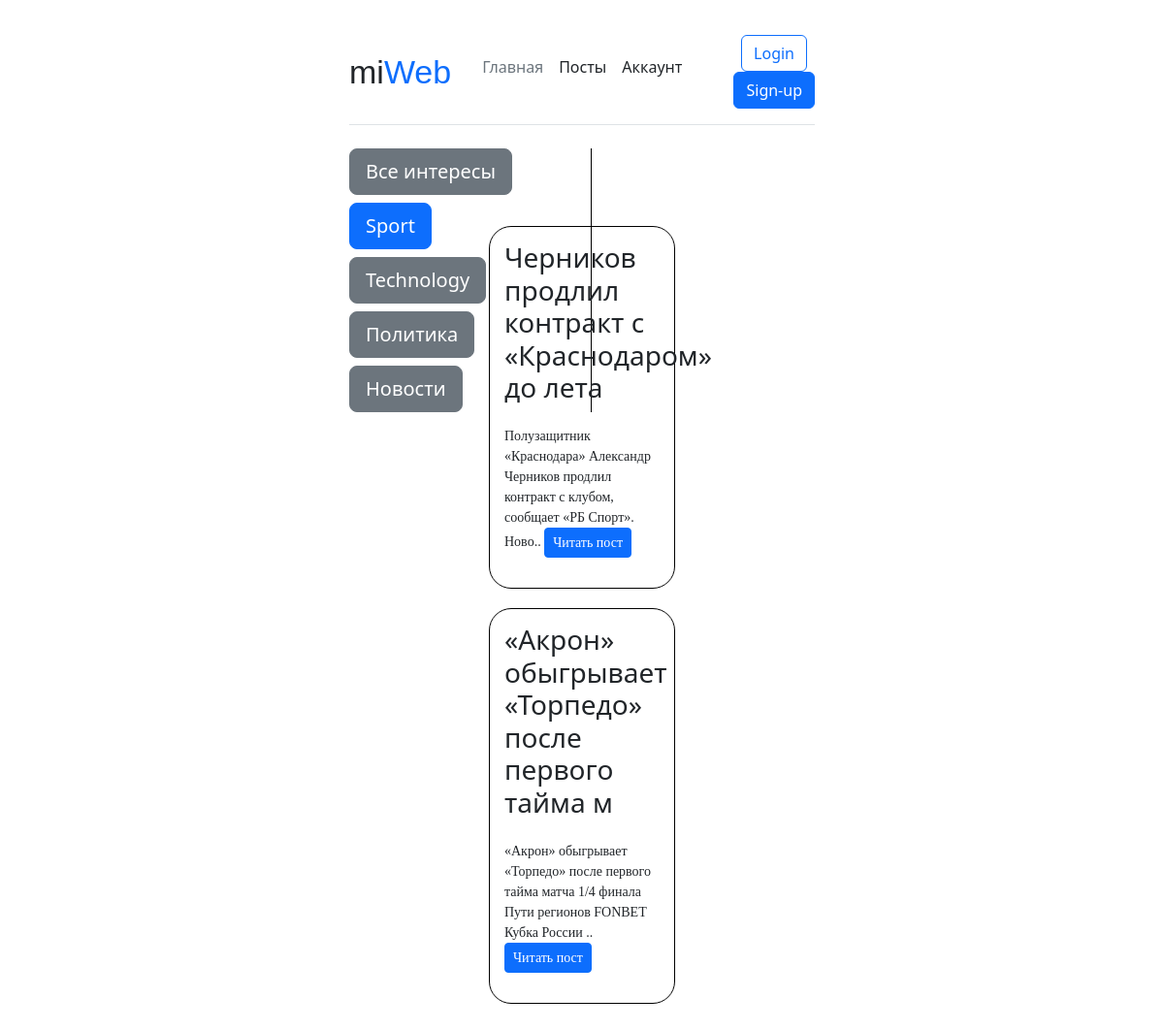
Page /category/1/ on the committed database.
### main/models.py (models this page shows, shortened)
class Category(models.Model):
    name = models.CharField(max_length=50, db_index=True)
    class Meta:
        verbose_name = 'Категория'
        verbose_name_plural = 'Категории'
    def __str__(self):
        return self.name
    def get_absolute_url(self):
        return reverse('category',kwargs={'cat_id': self.pk})

class Posts(models.Model):
    title = models.CharField(max_length=150)
    description = models.TextField(null=True)
    date_posted = models.DateTimeField(auto_now_add=True)
    author = models.CharField(max_length=15)
    cat = models.ForeignKey('Category', on_delete=models.CASCADE)
    class Meta:
        verbose_name = 'Пост'
        verbose_name_plural = 'Посты'
    def get_absolute_url(self):
        return reverse('post',kwargs={'post_id': self.pk})

### main/views.py (the view)
# urls.py: path('category/<int:cat_id>/', views.show_category, name='category'),
def show_category(request, cat_id):
    posts = Posts.objects.filter(cat_id=cat_id)
    cat_name = Category.objects.get(id=cat_id)
    if len(posts) == 0:
        raise Http404()
    return render(request,'main/category_detail.html',{'cat_id': cat_id, 'posts': posts, 'cat_selected':cat_id, 'cat_name':cat_name})

### main/templatetags/main_tags.py (called while the page is built)
@register.inclusion_tag('main/list_categories.html')
def show_categories(cat_selected=0):
    cats = Category.objects.all()
    return {'cats':cats, 'cat_selected':cat_selected}

### main/templates/main/category_detail.html (shortened to what this page needs)
{% extends 'main/base.html' %}
{% load main_tags %}
{% block content %}
    {% for post in posts %}
        <div class="post">
            <h3 class="title">{{ post.title }}</h3><br>
            {% autoescape on %}
                <p class="desc">
                    {{ post.description| slice:":100" }}.. <a class="btn btn-primary btn-sm" role="button" href="{{ post.get_absolute_url }}">Читать пост</a>
                </p>
            {% endautoescape %}
        </div>
    {% endfor %}
{% endblock content %}

### main/templates/main/base.html (shortened to what this page needs)
{% load static %}
{% load main_tags %}
<!DOCTYPE html>
<html lang="en">
<head>
    <link rel="stylesheet" type="text/css" href="{% static 'main/css/styles.css' %}">
      <link href="https://cdn.jsdelivr.net/npm/bootstrap@5.3.0-alpha1/dist/css/bootstrap.min.css" rel="stylesheet">
  </head>
</head>
<body>
    <header class="d-flex flex-wrap align-items-center justify-content-center justify-content-md-between py-3 mb-4 border-bottom">
      <ul class="nav col-12 col-md-auto mb-2 justify-content-center mb-md-0">
          <li><div class="logo">mi<span>Web</span></div></li>
        <li><a href="{% url 'home_page' %}" class="nav-link px-2 link-secondary">Главная</a></li>
        <li><a href="{% url 'posts_page' %}" class="nav-link px-2 link-dark">Посты</a></li>
        <li><a href="{% url 'interested_page' %}" class="nav-link px-2 link-dark">Аккаунт</a></li>
      </ul>
      <div class="col-md-3 text-end">
        <button type="button" class="btn btn-outline-primary me-2">Login</button>
        <button type="button" class="btn btn-primary">Sign-up</button>
      </div>
    </header>
<div class="wrapper">
    <div class="category">
            {% if cat_selected == 0 %}
                <h2>Все Интересы</h2>
            {% else %}
                <h2><a class="btn btn-secondary btn-lg" href="{% url 'posts_page' %}">Все интересы</a></h2>
            {% endif %}
            {% show_categories cat_selected %}
    </div>
        {% block content %}
        {% endblock content %}
</div>
</body>
</html>

### main/templates/main/list_categories.html (shortened to what this page needs)
{% for cat in cats %}
      {% if cat.posts_set.exists %}
      {% if cat.pk == cat_selected %}
            <h4 class="btn btn-primary btn-lg">{{ cat }}</h4>
            {% else %}
                <h4><a class="btn btn-secondary btn-lg" href="{{ cat.get_absolute_url }}">{{ cat }}</a></h4>
         {% endif %}
      {% endif %}
{% endfor %}

### main/static/main/css/styles.css (style rules this page uses)
header { max-width:40%; margin:20px auto; }
.logo { font-size:34px; font-family:Helvetica; margin-right:24px }
.logo span { color:#0d6efd; }
.top-menu, .logo { display:inline-block; vertical-align:middle; }
.wrapper { width:40%; margin:0 auto }
.post { border:1px solid black; margin: 0 auto; width:40%; padding:15px; border-radius:23px; margin-bottom: 20px; position:relative; bottom:200px }
.post p { margin-top:-10px; font-family:Verdana; font-size:14px; }
.category { width:250px; border-right:1px solid black; }

### rows in the picture
Category: name "Sport"
Category: name "Technology"
Category: name "Политика"
Category: name "Новости"
Posts: title "Черников продлил контракт с «Краснодаром» до лета", description "Полузащитник «Краснодара» Александр Черников продлил контракт с клубом, сообщает «РБ Спорт». Ново"
Posts: title "«Акрон» обыгрывает «Торпедо» после первого тайма м", description "«Акрон» обыгрывает «Торпедо» после первого тайма матча 1/4 финала Пути регионов FONBET Кубка России"
